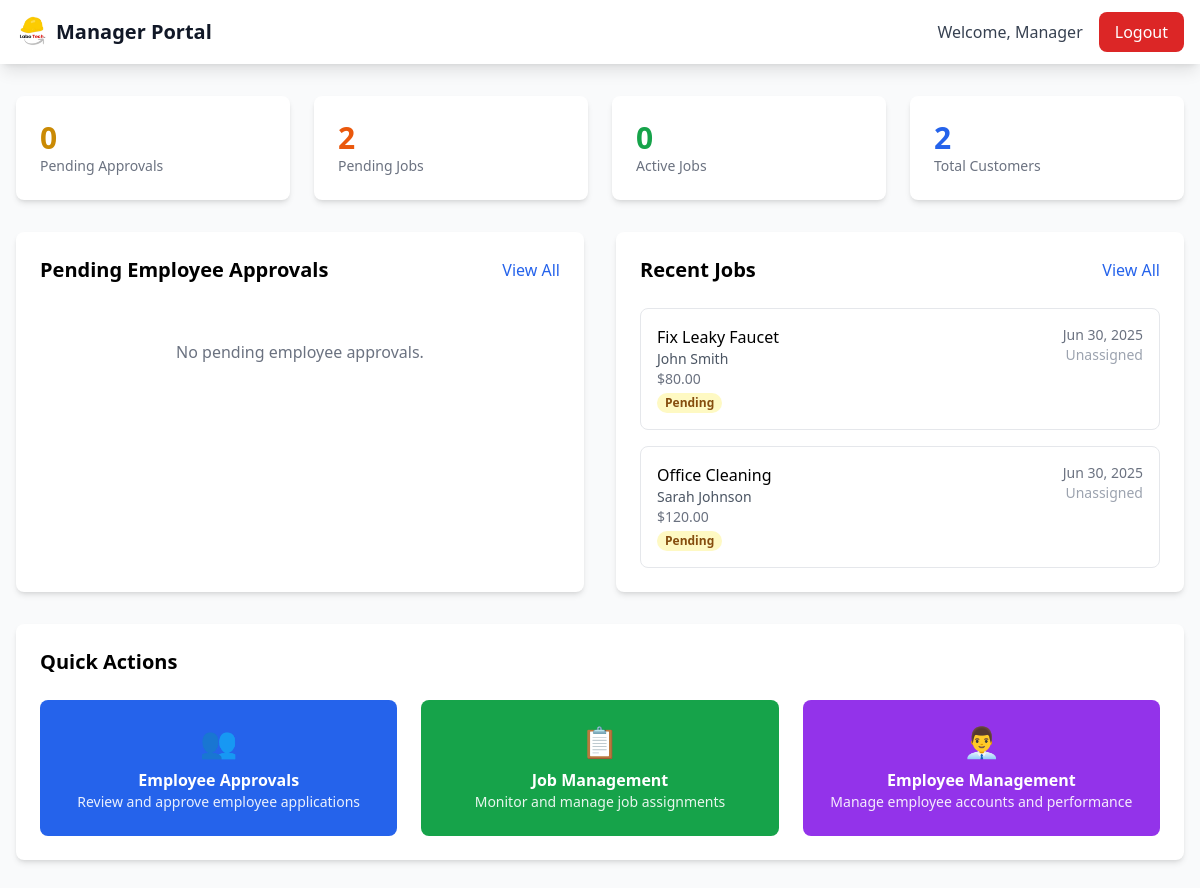
Screenshot of /manager/ (signed in) with the database file from the repository.
### tables this page shows
CREATE TABLE IF NOT EXISTS jobs (
    id INT AUTO_INCREMENT PRIMARY KEY,
    title VARCHAR(255) NOT NULL,
    description TEXT NOT NULL,
    category VARCHAR(100) NOT NULL,
    location VARCHAR(255) NOT NULL,
    amount DECIMAL(10,2) NOT NULL,
    customer_id INT NOT NULL,
    employee_id INT,
    status ENUM('pending', 'active', 'in_progress', 'completed', 'cancelled') DEFAULT 'pending',
    priority ENUM('low', 'medium', 'high', 'urgent') DEFAULT 'medium',
    scheduled_date DATE,
    scheduled_time TIME,
    created_at TIMESTAMP DEFAULT CURRENT_TIMESTAMP,
    updated_at TIMESTAMP DEFAULT CURRENT_TIMESTAMP ON UPDATE CURRENT_TIMESTAMP,
    FOREIGN KEY (customer_id) REFERENCES customers(id) ON DELETE CASCADE,
    FOREIGN KEY (employee_id) REFERENCES employees(id) ON DELETE SET NULL
);

CREATE TABLE IF NOT EXISTS customers (
    id INT AUTO_INCREMENT PRIMARY KEY,
    name VARCHAR(100) NOT NULL,
    email VARCHAR(100) UNIQUE NOT NULL,
    phone VARCHAR(20) NOT NULL,
    location VARCHAR(255) NOT NULL,
    password VARCHAR(255) NOT NULL,
    status ENUM('active', 'inactive', 'suspended') DEFAULT 'active',
    profile_image VARCHAR(255),
    created_at TIMESTAMP DEFAULT CURRENT_TIMESTAMP,
    updated_at TIMESTAMP DEFAULT CURRENT_TIMESTAMP ON UPDATE CURRENT_TIMESTAMP
);

### manager/index.php (the view, shortened to what this page needs)
<?php
try {
    $pdo = new Database();
    $conn = $pdo->open();
    $stmt = $conn->query("SELECT COUNT(*) as total FROM employees WHERE status = 'pending'");
    $pendingEmployees = $stmt->fetch()['total'];
    $stmt = $conn->query("SELECT COUNT(*) as total FROM jobs WHERE status = 'pending'");
    $pendingJobs = $stmt->fetch()['total'];
    $stmt = $conn->query("SELECT COUNT(*) as total FROM jobs WHERE status = 'active'");
    $activeJobs = $stmt->fetch()['total'];
    $stmt = $conn->query("SELECT COUNT(*) as total FROM customers WHERE status = 'active'");
    $totalCustomers = $stmt->fetch()['total'];
    $stmt = $conn->query("SELECT * FROM employees WHERE status = 'pending' ORDER BY created_at DESC LIMIT 5");
    $pendingApprovals = $stmt->fetchAll();
    $stmt = $conn->query("SELECT j.*, c.name as customer_name, e.name as employee_name
                         FROM jobs j
                         LEFT JOIN customers c ON j.customer_id = c.id
                         LEFT JOIN employees e ON j.employee_id = e.id
                         ORDER BY j.created_at DESC LIMIT 5");
    $recentJobs = $stmt->fetchAll();
} catch (Exception $e) {
    $error = "Database error: " . $e->getMessage();
}
?>
<!DOCTYPE html>
<html lang="en">
<head>
    <script src="https://cdn.tailwindcss.com"></script>
</head>
<body class="bg-gray-50">
    <nav class="bg-white shadow-lg">
        <div class="max-w-7xl mx-auto px-4">
            <div class="flex justify-between h-16">
                <div class="flex items-center">
                    <img src="../assets/logo_without_bg.png" alt="LaboTech" class="h-8 w-auto">
                    <span class="ml-2 text-xl font-bold text-gray-900">Manager Portal</span>
                </div>
                <div class="flex items-center space-x-4">
                    <span class="text-gray-700">Welcome, <?php echo htmlspecialchars($_SESSION['manager_name']); ?></span>
                    <a href="../actions/logout" class="bg-red-600 text-white px-4 py-2 rounded-lg hover:bg-red-700 transition-colors">Logout</a>
                </div>
            </div>
        </div>
    </nav>
    <div class="max-w-7xl mx-auto px-4 py-8">
        <div class="grid grid-cols-1 md:grid-cols-4 gap-6 mb-8">
            <div class="bg-white rounded-lg shadow-md p-6">
                <div class="text-3xl font-bold text-yellow-600"><?php echo $pendingEmployees ?? 0; ?></div>
                <div class="text-sm text-gray-500">Pending Approvals</div>
            </div>
            <div class="bg-white rounded-lg shadow-md p-6">
                <div class="text-3xl font-bold text-orange-600"><?php echo $pendingJobs ?? 0; ?></div>
                <div class="text-sm text-gray-500">Pending Jobs</div>
            </div>
            <div class="bg-white rounded-lg shadow-md p-6">
                <div class="text-3xl font-bold text-green-600"><?php echo $activeJobs ?? 0; ?></div>
                <div class="text-sm text-gray-500">Active Jobs</div>
            </div>
            <div class="bg-white rounded-lg shadow-md p-6">
                <div class="text-3xl font-bold text-blue-600"><?php echo $totalCustomers ?? 0; ?></div>
                <div class="text-sm text-gray-500">Total Customers</div>
            </div>
        </div>
        <div class="grid grid-cols-1 lg:grid-cols-2 gap-8">
            <div class="bg-white rounded-lg shadow-md p-6">
                <div class="flex justify-between items-center mb-6">
                    <h2 class="text-xl font-semibold">Pending Employee Approvals</h2>
                    <a href="employee-approvals" class="text-blue-600 hover:text-blue-800">View All</a>
                </div>
                <?php if (!empty($pendingApprovals)): ?>
                    <div class="space-y-4">
                        <?php foreach ($pendingApprovals as $employee): ?>
                            <div class="border rounded-lg p-4">
                                <div class="flex justify-between items-start">
                                    <div>
                                        <h3 class="font-medium"><?php echo htmlspecialchars($employee['name']); ?></h3>
                                        <p class="text-sm text-gray-600"><?php echo htmlspecialchars($employee['job_categories']); ?></p>
                                        <p class="text-sm text-gray-500"><?php echo htmlspecialchars($employee['location']); ?></p>
                                        <p class="text-sm text-gray-500">$<?php echo number_format($employee['hourly_rate'], 2); ?>/hr</p>
                                    </div>
                                    <div class="flex space-x-2">
                                        <button onclick="approveEmployee(<?php echo $employee['id']; ?>)"
                                                class="bg-green-600 text-white px-3 py-1 rounded text-sm hover:bg-green-700">
                                            Approve
                                        </button>
                                        <button onclick="rejectEmployee(<?php echo $employee['id']; ?>)"
                                                class="bg-red-600 text-white px-3 py-1 rounded text-sm hover:bg-red-700">
                                            Reject
                                        </button>
                                    </div>
                                </div>
                            </div>
                        <?php endforeach; ?>
                    </div>
                <?php else: ?>
                    <p class="text-gray-500 text-center py-8">No pending employee approvals.</p>
                <?php endif; ?>
            </div>
            <div class="bg-white rounded-lg shadow-md p-6">
                <div class="flex justify-between items-center mb-6">
                    <h2 class="text-xl font-semibold">Recent Jobs</h2>
                    <a href="jobs" class="text-blue-600 hover:text-blue-800">View All</a>
                </div>
                <?php if (!empty($recentJobs)): ?>
                    <div class="space-y-4">
                        <?php foreach ($recentJobs as $job): ?>
                            <div class="border rounded-lg p-4">
                                <div class="flex justify-between items-start">
                                    <div>
                                        <h3 class="font-medium"><?php echo htmlspecialchars($job['title']); ?></h3>
                                        <p class="text-sm text-gray-600"><?php echo htmlspecialchars($job['customer_name'] ?? 'Unknown'); ?></p>
                                        <p class="text-sm text-gray-500">$<?php echo number_format($job['amount'], 2); ?></p>
                                        <span class="px-2 inline-flex text-xs leading-5 font-semibold rounded-full
                                            <?php
                                            switch($job['status']) {
                                                case 'pending': echo 'bg-yellow-100 text-yellow-800'; break;
                                            }
                                            ?>">
                                            <?php echo ucfirst($job['status']); ?>
                                        </span>
                                    </div>
                                    <div class="text-right">
                                        <p class="text-sm text-gray-500"><?php echo date('M d, Y', strtotime($job['created_at'])); ?></p>
                                        <?php if ($job['employee_name']): ?>
                                            <p class="text-sm text-gray-600">Assigned to: <?php echo htmlspecialchars($job['employee_name']); ?></p>
                                        <?php else: ?>
                                            <p class="text-sm text-gray-400">Unassigned</p>
                                        <?php endif; ?>
                                    </div>
                                </div>
                            </div>
                        <?php endforeach; ?>
                    </div>
                <?php else: ?>
                    <p class="text-gray-500 text-center py-8">No recent jobs found.</p>
                <?php endif; ?>
            </div>
        </div>
        <div class="bg-white rounded-lg shadow-md p-6 mt-8">
            <h2 class="text-xl font-semibold mb-6">Quick Actions</h2>
            <div class="grid grid-cols-1 md:grid-cols-3 gap-6">
                <a href="employee-approvals" class="bg-blue-600 text-white p-6 rounded-lg text-center hover:bg-blue-700 transition-colors">
                    <div class="text-3xl mb-2">👥</div>
                    <h3 class="font-semibold">Employee Approvals</h3>
                    <p class="text-sm opacity-90">Review and approve employee applications</p>
                </a>
                <a href="jobs" class="bg-green-600 text-white p-6 rounded-lg text-center hover:bg-green-700 transition-colors">
                    <div class="text-3xl mb-2">📋</div>
                    <h3 class="font-semibold">Job Management</h3>
                    <p class="text-sm opacity-90">Monitor and manage job assignments</p>
                </a>
                <a href="employees" class="bg-purple-600 text-white p-6 rounded-lg text-center hover:bg-purple-700 transition-colors">
                    <div class="text-3xl mb-2">👨‍💼</div>
                    <h3 class="font-semibold">Employee Management</h3>
                    <p class="text-sm opacity-90">Manage employee accounts and performance</p>
                </a>
            </div>
        </div>
    </div>
</body>
</html>

### rows the page displays
jobs: title "Fix Leaky Faucet", customer.name "John Smith", amount "80.00", status "Pending", created_at "Jun 30, 2025"
jobs: title "Office Cleaning", customer.name "Sarah Johnson", amount "120.00", status "Pending", created_at "Jun 30, 2025"

### other values shown
$_SESSION['manager_name'] "Manager"
$pendingEmployees "0"
$pendingJobs "2"
$activeJobs "0"
$totalCustomers "2"
